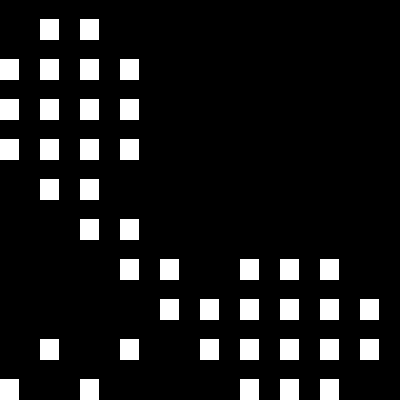

A level layout from a 2D game, rendered from its tile map. Below: a short description, then the map file with tile-grid data replaced by summaries:
An orthogonal 10x10 tile map with 40x40 px tiles, 1 tile layer (Layer 1).

<map version="1.0" orientation="orthogonal" width="10" height="10" tilewidth="40" tileheight="40">
 <tileset firstgid="1" name="texture" tilewidth="40" tileheight="40" spacing="4" margin="4">
  <image source="texture.png" />
 </tileset>
 <layer name="Layer 1" width="10" height="10">
  <data>[100 cells, 41 non-empty, 1 distinct tile ids]</data>
 </layer>
</map>
